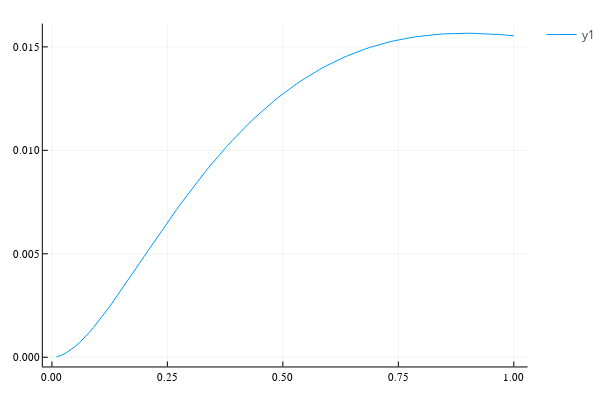

The notebook cell this image was saved under:
### Code cell
ts = 0:0.01:1

plot(ts[2:end], map(t -> KL1(t, 1/(2*t)), ts[2:end]))

### Figure 1 — Plotly figure (JSON) as saved in the notebook; plotly's stock layout.template omitted (floating-point values rounded to 4 significant figures)
{"data": [{"colorbar": {"title": ""}, "legendgroup": "y1", "line": {"color": "rgba(0, 154, 250, 1.000)", "dash": "solid", "shape": "linear", "width": 1}, "mode": "lines", "name": "y1", "showlegend": true, "type": "scatter", "x": [0.01, 0.02, 0.03, 0.04, 0.05, 0.06, 0.07, 0.08, 0.09, 0.1, 0.11, 0.12, 0.13, 0.14, 0.15, 0.16, 0.17, 0.18, 0.19, 0.2, 0.21, 0.22, 0.23, 0.24, 0.25, 0.26, 0.27, 0.28, 0.29, 0.3, 0.31, 0.32, 0.33, 0.34, 0.35, 0.36, 0.37, 0.38, 0.39, 0.4, 0.41, 0.42, 0.43, 0.44, 0.45, 0.46, 0.47, 0.48, 0.49, 0.5, 0.51, 0.52, 0.53, 0.54, 0.55, 0.56, 0.57, 0.58, 0.59, 0.6, 0.61, 0.62, 0.63, 0.64, 0.65, 0.66, 0.67, 0.68, 0.69, 0.7, 0.71, 0.72, 0.73, 0.74, 0.75, 0.76, 0.77, 0.78, 0.79, 0.8, 0.81, 0.82, 0.83, 0.84, 0.85, 0.86, 0.87, 0.88, 0.89, 0.9, 0.91, 0.92, 0.93, 0.94, 0.95, 0.96, 0.97, 0.98, 0.99, 1], "xaxis": "x", "y": [2.403e-05, 9.241e-05, 0.0002, 0.0003422, 0.0005149, 0.0007142, 0.0009368, 0.00118, 0.00144, 0.001715, 0.002003, 0.002302, 0.002609, 0.002924, 0.003244, 0.003568, 0.003896, 0.004225, 0.004555, 0.004886, 0.005215, 0.005543, 0.005869, 0.006192, 0.006512, 0.006829, 0.007141, 0.007448, 0.007751, 0.008049, 0.008341, 0.008628, 0.008909, 0.009184, 0.009453, 0.009716, 0.009972, 0.01022, 0.01047, 0.0107, 0.01094, 0.01116, 0.01138, 0.01159, 0.0118, 0.012, 0.01219, 0.01238, 0.01256, 0.01273, 0.0129, 0.01306, 0.01322, 0.01337, 0.01351, 0.01365, 0.01379, 0.01391, 0.01404, 0.01415, 0.01426, 0.01437, 0.01447, 0.01457, 0.01466, 0.01475, 0.01483, 0.01491, 0.01498, 0.01505, 0.01512, 0.01518, 0.01524, 0.01529, 0.01534, 0.01538, 0.01542, 0.01546, 0.01549, 0.01552, 0.01555, 0.01558, 0.0156, 0.01561, 0.01563, 0.01564, 0.01565, 0.01565, 0.01566, 0.01566, 0.01566, 0.01565, 0.01564, 0.01563, 0.01562, 0.01561, 0.01559, 0.01557, 0.01555, 0.01553], "yaxis": "y", "zmax": null, "zmin": null}], "layout": {"annotations": [], "height": 400, "legend_position": {"bgcolor": "rgba(255, 255, 255, 1.000)", "bordercolor": "rgba(0, 0, 0, 1.000)", "borderwidth": 1, "font": {"color": "rgba(0, 0, 0, 1.000)", "family": "sans-serif", "size": 11}, "title": {"font": {"color": "rgba(0, 0, 0, 1.000)", "family": "sans-serif", "size": 15}, "text": ""}, "tracegroupgap": 0, "traceorder": "normal", "x": 1, "xanchor": "auto", "y": 1, "yanchor": "auto"}, "margin": {"b": 20, "l": 0, "r": 0, "t": 20}, "paper_bgcolor": "rgba(255, 255, 255, 1.000)", "plot_bgcolor": "rgba(255, 255, 255, 1.000)", "showlegend": true, "width": 600, "xaxis": {"anchor": "y", "domain": [0.08064, 0.9934], "gridcolor": "rgba(0, 0, 0, 0.100)", "gridwidth": 0.5, "linecolor": "rgba(0, 0, 0, 1.000)", "mirror": false, "range": [-0.0197, 1.03], "showgrid": true, "showline": true, "showticklabels": true, "tickangle": 0, "tickcolor": "rgb(0, 0, 0)", "tickfont": {"color": "rgba(0, 0, 0, 1.000)", "family": "sans-serif", "size": 11}, "tickmode": "array", "ticks": "inside", "ticktext": ["0.00", "0.25", "0.50", "0.75", "1.00"], "tickvals": [0, 0.25, 0.5, 0.75, 1], "title": "", "titlefont": {"color": "rgba(0, 0, 0, 1.000)", "family": "sans-serif", "size": 15}, "type": "-", "visible": true, "zeroline": false, "zerolinecolor": "rgba(0, 0, 0, 1.000)"}, "yaxis": {"anchor": "x", "domain": [0.03762, 0.9902], "gridcolor": "rgba(0, 0, 0, 0.100)", "gridwidth": 0.5, "linecolor": "rgba(0, 0, 0, 1.000)", "mirror": false, "range": [-0.000445, 0.01613], "showgrid": true, "showline": true, "showticklabels": true, "tickangle": 0, "tickcolor": "rgb(0, 0, 0)", "tickfont": {"color": "rgba(0, 0, 0, 1.000)", "family": "sans-serif", "size": 11}, "tickmode": "array", "ticks": "inside", "ticktext": ["0.000", "0.005", "0.010", "0.015"], "tickvals": [0, 0.005, 0.01, 0.015], "title": "", "titlefont": {"color": "rgba(0, 0, 0, 1.000)", "family": "sans-serif", "size": 15}, "type": "-", "visible": true, "zeroline": false, "zerolinecolor": "rgba(0, 0, 0, 1.000)"}}}
